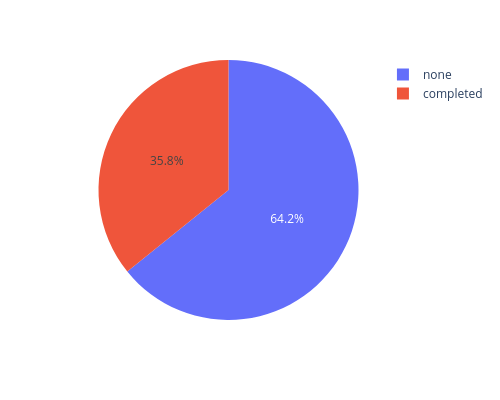

Source (notebook cell):
### Code cell
px.pie(
    df,
    'test_preparation_course',
    width=500, 
    height=400
)

### Figure 1 — Plotly figure (JSON) as saved in the notebook; plotly's stock layout.template omitted (floating-point values rounded to 4 significant figures; data arrays with more than 128 entries replaced by an {"elided": "..."} marker saying what was removed)
{"data": [{"domain": {"x": [0, 1], "y": [0, 1]}, "hovertemplate": "test_preparation_course=%{label}<extra></extra>", "labels": {"elided": "1000 str values"}, "legendgroup": "", "name": "", "showlegend": true, "type": "pie"}], "layout": {"height": 400, "legend": {"tracegroupgap": 0}, "margin": {"t": 60}, "width": 500}}
